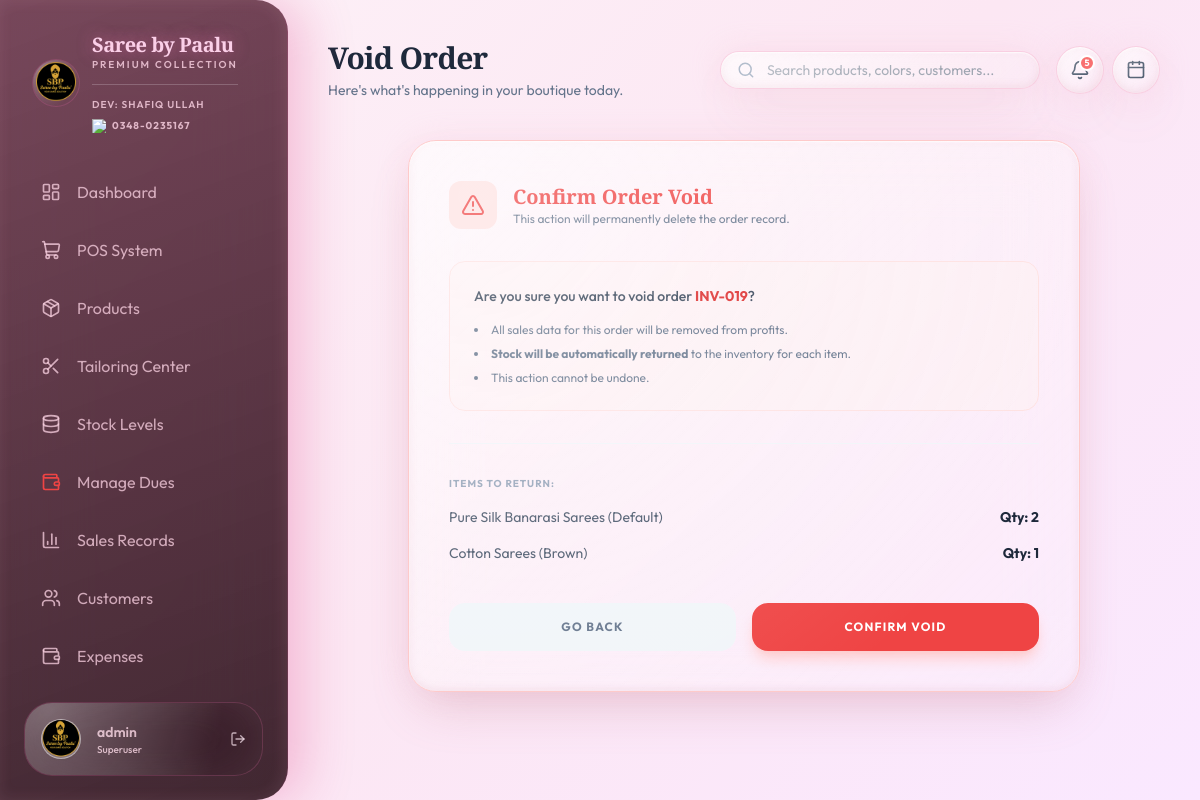
/order/void/19/ (signed in), run on the app's committed database.
### dashboard/models.py (models this page shows, shortened)
class Order(models.Model):
    token_number = models.CharField(max_length=20, unique=True)
    customer = models.ForeignKey(Customer, on_delete=models.SET_NULL, null=True, blank=True)
    date = models.DateTimeField(default=timezone.now)
    total_amount = models.DecimalField(max_digits=12, decimal_places=2, default=0)
    discount = models.DecimalField(max_digits=10, decimal_places=2, default=0)
    final_amount = models.DecimalField(max_digits=12, decimal_places=2, default=0)
    amount_paid = models.DecimalField(max_digits=12, decimal_places=2, default=0)
    payment_status = models.CharField(
        max_length=20,
        choices=[('Paid', 'Paid'), ('Partial', 'Partial'), ('Unpaid', 'Unpaid')],
        default='Unpaid'
    )

class OrderItem(models.Model):
    STATUS_CHOICES = [
        ('Not Applicable', 'Not Applicable'),
        ('Pending', 'Pending'),
        ('Sent To Darzi', 'Sent To Darzi'),
        ('Cutting', 'Cutting'),
        ('Stitching', 'Stitching'),
        ('Ready', 'Ready'),
        ('Delivered', 'Delivered'),
    ]
    order = models.ForeignKey(Order, on_delete=models.CASCADE, related_name='items')
    variant = models.ForeignKey(ProductVariant, on_delete=models.PROTECT)
    quantity = models.PositiveIntegerField(default=1)
    price = models.DecimalField(max_digits=10, decimal_places=2)  # Price at the time of order
    cost_price = models.DecimalField(max_digits=10, decimal_places=2, default=0) # Cost at the time of order
    needs_stitching = models.BooleanField(default=False)
    stitching_price = models.DecimalField(max_digits=10, decimal_places=2, default=0)
    darzi = models.ForeignKey(Darzi, on_delete=models.SET_NULL, null=True, blank=True)
    stitching_status = models.CharField(max_length=20, choices=STATUS_CHOICES, default='Not Applicable')
    delivery_date = models.DateField(null=True, blank=True)
    notes = models.TextField(blank=True, null=True)

class ProductVariant(models.Model):
    product = models.ForeignKey(Product, on_delete=models.CASCADE, related_name='variants')
    sku = models.CharField(max_length=50, unique=True)
    color = models.CharField(max_length=50)
    size = models.CharField(max_length=20)
    price = models.DecimalField(max_digits=10, decimal_places=2, validators=[MinValueValidator(0)])
    cost_price = models.DecimalField(max_digits=10, decimal_places=2, default=0, validators=[MinValueValidator(0)])
    stock = models.IntegerField(default=0)
    image = models.ImageField(upload_to='variants/', blank=True, null=True)

class Product(models.Model):
    name = models.CharField(max_length=200)
    category = models.ForeignKey(Category, on_delete=models.SET_NULL, null=True)
    subcategory = models.ForeignKey(SubCategory, on_delete=models.SET_NULL, null=True, blank=True)
    image = models.ImageField(upload_to='products/', null=True, blank=True)
    is_handmade = models.BooleanField(default=False)
    description = models.TextField(blank=True, null=True)
    created_at = models.DateTimeField(auto_now_add=True)

### dashboard/views.py (the view, shortened to what this page needs)
# urls.py: path('order/void/<int:pk>/', views.void_order, name='void_order'),
def void_order(request, pk):
    order = get_object_or_404(Order, pk=pk)
    return render(request, 'dashboard/order_confirm_void.html', {'order': order})

### dashboard/templates/dashboard/order_confirm_void.html (shortened to what this page needs)
{% extends 'dashboard/base.html' %}
{% block header %}Void Order{% endblock %}
{% block content %}
<div class="max-w-2xl mx-auto">
    <div class="glass-card p-10 border-red-200">
        <div class="flex items-center gap-4 mb-8 text-red-500">
            <div class="w-12 h-12 bg-red-100 rounded-xl flex items-center justify-center">
                <i data-lucide="alert-triangle" class="w-6 h-6"></i>
            </div>
            <div>
                <h4 class="text-xl font-bold playfair">Confirm Order Void</h4>
                <p class="text-xs text-slate-500">This action will permanently delete the order record.</p>
            </div>
        </div>
        <div class="bg-red-50/50 p-6 rounded-2xl border border-red-100 mb-8 space-y-4">
            <p class="text-sm text-slate-700 font-medium">
                Are you sure you want to void order <strong class="text-red-600">{{ order.token_number }}</strong>?
            </p>
            <ul class="text-xs text-slate-500 space-y-2 list-disc list-inside">
                <li>All sales data for this order will be removed from profits.</li>
                <li><strong>Stock will be automatically returned</strong> to the inventory for each item.</li>
                <li>This action cannot be undone.</li>
            </ul>
        </div>
        <div class="space-y-4 border-t border-slate-100 pt-8">
            <h5 class="text-[10px] font-bold text-slate-400 uppercase tracking-widest">Items to return:</h5>
            {% for item in order.items.all %}
            <div class="flex items-center justify-between text-sm">
                <span class="text-slate-600">{{ item.variant.product.name }} ({{ item.variant.color }})</span>
                <span class="font-bold text-slate-800">Qty: {{ item.quantity }}</span>
            </div>
            {% endfor %}
        </div>
        <form method="POST" class="flex gap-4 mt-10">
            <a href="{% url 'sales' %}" class="flex-1 py-4 bg-slate-100 rounded-2xl text-xs font-bold text-slate-500 text-center uppercase tracking-widest hover:bg-slate-200 transition-colors">Go Back</a>
            <button type="submit" class="flex-1 py-4 bg-red-500 rounded-2xl text-xs font-bold text-white uppercase tracking-widest shadow-lg shadow-red-200 hover:bg-red-600 transition-colors">Confirm Void</button>
        </form>
    </div>
</div>
{% endblock %}

### dashboard/templates/dashboard/base.html (shortened to what this page needs)
{% load static %}
<!DOCTYPE html>
<html lang="en">
<head>
    <script src="https://cdn.tailwindcss.com"></script>
</head>
<body class="antialiased">
    <div class="flex min-h-screen">
        <aside class="w-72 glass-sidebar fixed inset-y-0 left-0 z-50 flex flex-col">
            <div class="p-8">
                <div class="flex items-center gap-3">
                    <div
                        class="w-12 h-12 glass-card bg-gradient-to-br from-pink-600/30 to-purple-900/40 border-pink-400/30 shadow-[0_0_15px_rgba(219,39,119,0.3)] flex items-center justify-center overflow-hidden shrink-0">
                        <img src="{% static 'images/sbp_logo.png' %}" alt="SBP"
                            class="w-full h-full object-contain scale-[1.6]">
                    </div>
                    <div>
                        <h1 class="text-xl font-extrabold text-white playfair tracking-tight leading-tight">Saree by
                            Paalu</h1>
                        <p class="text-[10px] uppercase tracking-[0.2em] text-pink-200 font-semibold">Premium Collection
                        </p>
                        <div class="mt-3 pt-3 border-t border-white/20">
                            <p class="text-[10px] text-white uppercase tracking-widest font-semibold">Dev: shafiq ullah
                            </p>
                            <div class="flex items-center gap-1.5 mt-1.5">
                                <img src="https://upload.wikimedia.org/wikipedia/commons/6/6b/WhatsApp.svg"
                                    class="w-3.5 h-3.5" alt="WA">
                                <p class="text-[10px] text-pink-100 font-bold tracking-widest">0348-0235167</p>
                            </div>
                        </div>
                    </div>
                </div>
            </div>
            <nav class="flex-1 px-4 space-y-1 overflow-y-auto scrollbar-hide" style="max-height: calc(100vh - 250px);">
                <a href="{% url 'dashboard' %}"
                    class="nav-link {% if request.resolver_match.url_name == 'dashboard' %}active{% endif %} flex items-center gap-4 px-6 py-3.5 rounded-2xl text-slate-600">
                    <i data-lucide="layout-dashboard" class="w-5 h-5"></i>
                    <span>Dashboard</span>
                </a>
                <a href="{% url 'pos' %}"
                    class="nav-link {% if request.resolver_match.url_name == 'pos' %}active{% endif %} flex items-center gap-4 px-6 py-3.5 rounded-2xl text-slate-600">
                    <i data-lucide="shopping-cart" class="w-5 h-5"></i>
                    <span>POS System</span>
                </a>
                <a href="{% url 'products' %}"
                    class="nav-link {% if request.resolver_match.url_name == 'products' %}active{% endif %} flex items-center gap-4 px-6 py-3.5 rounded-2xl text-slate-600">
                    <i data-lucide="package" class="w-5 h-5"></i>
                    <span>Products</span>
                </a>
                <a href="{% url 'tailoring' %}"
                    class="nav-link {% if request.resolver_match.url_name == 'tailoring' %}active{% endif %} flex items-center gap-4 px-6 py-3.5 rounded-2xl text-slate-600">
                    <i data-lucide="scissors" class="w-5 h-5"></i>
                    <span>Tailoring Center</span>
                </a>
                <a href="{% url 'inventory' %}"
                    class="nav-link {% if request.resolver_match.url_name == 'inventory' %}active{% endif %} flex items-center gap-4 px-6 py-3.5 rounded-2xl text-slate-600">
                    <i data-lucide="database" class="w-5 h-5"></i>
                    <span>Stock Levels</span>
                </a>
                <a href="{% url 'dues' %}"
                    class="nav-link {% if request.resolver_match.url_name == 'dues' %}active{% endif %} flex items-center gap-4 px-6 py-3.5 rounded-2xl text-slate-600">
                    <i data-lucide="wallet" class="w-5 h-5 text-red-500"></i>
                    <span>Manage Dues</span>
                </a>
                <a href="{% url 'sales' %}"
                    class="nav-link {% if request.resolver_match.url_name == 'sales' %}active{% endif %} flex items-center gap-4 px-6 py-3.5 rounded-2xl text-slate-600">
                    <i data-lucide="bar-chart-3" class="w-5 h-5"></i>
                    <span>Sales Records</span>
                </a>
                <a href="{% url 'customers' %}"
                    class="nav-link {% if request.resolver_match.url_name == 'customers' %}active{% endif %} flex items-center gap-4 px-6 py-3.5 rounded-2xl text-slate-600">
                    <i data-lucide="users" class="w-5 h-5"></i>
                    <span>Customers</span>
                </a>
                <a href="{% url 'expenses' %}"
                    class="nav-link {% if request.resolver_match.url_name == 'expenses' %}active{% endif %} flex items-center gap-4 px-6 py-3.5 rounded-2xl text-slate-600">
                    <i data-lucide="wallet" class="w-5 h-5"></i>
                    <span>Expenses</span>
                </a>
            </nav>
            <div class="p-6">
                <div class="glass-card p-4 flex items-center gap-4">
                    <div
                        class="w-10 h-10 rounded-full bg-white/20 border border-white/40 overflow-hidden shadow-sm flex items-center justify-center">
                        <img src="{% static 'images/sbp_logo.png' %}" alt="Logo"
                            class="w-full h-full object-contain scale-[1.8]">
                    </div>
                    <div class="flex-1 min-w-0">
                        <p class="text-sm font-semibold text-slate-700 truncate">{{ request.user.get_full_name|default:request.user.username }}</p>
                        <p class="text-[10px] text-slate-500 font-medium">{% if request.user.is_superuser %}Superuser{% elif request.user.is_staff %}Staff{% else %}User{% endif %}</p>
                    </div>
                    <a href="{% url 'logout' %}" class="text-pink-100/70 hover:text-white transition-colors" title="Logout">
                        <i data-lucide="log-out" class="w-4 h-4"></i>
                    </a>
                </div>
            </div>
        </aside>
        <main class="flex-1 ml-72 p-10">
            <header class="flex items-center justify-between mb-10">
                <div>
                    <h2 class="text-3xl font-bold text-slate-800 playfair tracking-tight">{% block header %}{% endblock %}</h2>
                    <p class="text-slate-500 text-sm mt-1">Here's what's happening in your boutique today.</p>
                </div>
                <div class="flex items-center gap-4">
                    <div class="relative" x-data="globalSearch()"
                        @open-payment.window="openPaymentModal($event.detail)">
                        <div
                            class="glass-card px-4 py-2 flex items-center gap-3 w-64 lg:w-80 transition-all focus-within:ring-2 focus-within:ring-premium-gold/50">
                            <i data-lucide="search" class="w-5 h-5 text-slate-400"></i>
                            <input type="text" x-model="query" @input.debounce.300ms="performSearch"
                                placeholder="Search products, colors, customers..."
                                class="bg-transparent border-none focus:ring-0 text-sm text-slate-600 w-full outline-none">
                        </div>
                    </div>
                    <div class="flex items-center gap-2">
                        <div class="relative" x-data="notificationsComponent()" x-init="fetchNotifications()">
                            <button @click="isOpen = !isOpen" @click.away="isOpen = false"
                                class="w-12 h-12 glass-card flex items-center justify-center text-slate-600 hover:text-premium-gold transition-colors relative">
                                <i data-lucide="bell" class="w-5 h-5"></i>
                                <span x-show="unreadCount > 0" x-text="unreadCount"
                                    class="absolute top-2 right-2 w-4 h-4 bg-red-400 text-white text-[9px] font-bold rounded-full border-2 border-white flex items-center justify-center"
                                    x-cloak></span>
                            </button>
                        </div>
                        <a href="{% url 'expenses' %}"
                            class="w-12 h-12 glass-card flex items-center justify-center text-slate-600 hover:text-premium-gold transition-colors">
                            <i data-lucide="calendar" class="w-5 h-5"></i>
                        </a>
                    </div>
                </div>
            </header>
            {% block content %}{% endblock %}
        </main>
    </div>
</body>
</html>

### data on the page
Order: token_number "INV-019"
OrderItem: variant.product.name "Pure Silk Banarasi Sarees", variant.color "Default", quantity "2"
OrderItem: variant.product.name "Cotton Sarees", variant.color "Brown", quantity "1"

### other printed values
{{ request.user.get_full_name|default:request.user.username }} "admin"
